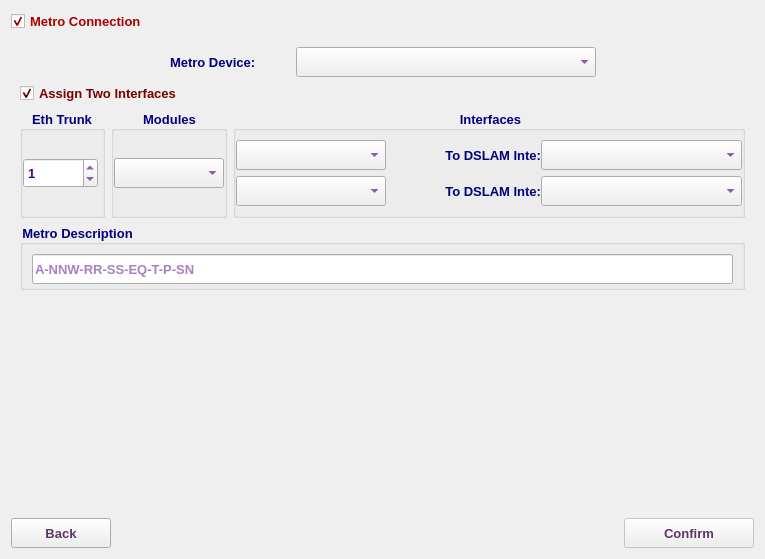
         <widget class="QWidget" name="scrollAreaWidgetContents_3">
          <property name="geometry">
           <rect>
            <x>0</x>
            <y>0</y>
            <width>765</width>
            <height>559</height>
           </rect>
          </property>
          <layout class="QVBoxLayout" name="verticalLayout_18">
           <item>
            <widget class="QCheckBox" name="metroConnCB">
             <property name="font">
              <font>
               <family>Tahoma</family>
               <pointsize>10</pointsize>
               <weight>75</weight>
               <bold>true</bold>
              </font>
             </property>
             <property name="styleSheet">
              <string notr="true">color: rgb(170, 0, 0);</string>
             </property>
             <property name="text">
              <string>Metro Connection </string>
             </property>
             <property name="checked">
              <bool>true</bool>
             </property>
            </widget>
           </item>
           <item>
            <widget class="QFrame" name="metroGB">
             <property name="minimumSize">
              <size>
               <width>0</width>
               <height>0</height>
              </size>
             </property>
             <property name="maximumSize">
              <size>
               <width>16777215</width>
               <height>380</height>
              </size>
             </property>
             <property name="font">
              <font>
               <family>Tahoma</family>
               <pointsize>10</pointsize>
               <weight>75</weight>
               <bold>true</bold>
              </font>
             </property>
             <property name="lineWidth">
              <number>0</number>
             </property>
             <layout class="QVBoxLayout" name="verticalLayout_9">
              <item>
               <layout class="QHBoxLayout" name="horizontalLayout_24">
                <item>
                 <spacer name="horizontalSpacer_25">
                  <property name="font">
                   <font>
                    <family>Tahoma</family>
                    <pointsize>10</pointsize>
                   </font>
                  </property>
                  <property name="orientation">
                   <enum>Qt::Horizontal</enum>
                  </property>
                  <property name="sizeHint" stdset="0">
                   <size>
                    <width>40</width>
                    <height>20</height>
                   </size>
                  </property>
                 </spacer>
                </item>
                <item>
                 <widget class="QLabel" name="label">
                  <property name="minimumSize">
                   <size>
                    <width>120</width>
                    <height>30</height>
                   </size>
                  </property>
                  <property name="maximumSize">
                   <size>
                    <width>150</width>
                    <height>30</height>
                   </size>
                  </property>
                  <property name="font">
                   <font>
                    <family>Tahoma</family>
                    <pointsize>10</pointsize>
                    <weight>75</weight>
                    <bold>true</bold>
                   </font>
                  </property>
                  <property name="styleSheet">
                   <string notr="true">color: rgb(0, 0, 127);</string>
                  </property>
                  <property name="text">
                   <string>Metro Device:</string>
                  </property>
                 </widget>
                </item>
                <item>
                 <widget class="QComboBox" name="cxCB">
                  <property name="minimumSize">
                   <size>
                    <width>300</width>
                    <height>30</height>
                   </size>
                  </property>
                  <property name="maximumSize">
                   <size>
                    <width>300</width>
                    <height>30</height>
                   </size>
                  </property>
                  <property name="font">
                   <font>
                    <family>Tahoma</family>
                    <pointsize>10</pointsize>
                    <weight>75</weight>
                    <bold>true</bold>
                   </font>
                  </property>
                  <property name="styleSheet">
                   <string notr="true">color: rgb(85, 0, 127);</string>
                  </property>
                 </widget>
                </item>
                <item>
                 <spacer name="horizontalSpacer_26">
                  <property name="font">
                   <font>
                    <family>Tahoma</family>
                    <pointsize>10</pointsize>
                   </font>
                  </property>
                  <property name="orientation">
                   <enum>Qt::Horizontal</enum>
                  </property>
                  <property name="sizeHint" stdset="0">
                   <size>
                    <width>40</width>
                    <height>20</height>
                   </size>
                  </property>
                 </spacer>
                </item>
               </layout>
              </item>
              <item>
               <widget class="QCheckBox" name="cxdIntCB">
                <property name="font">
                 <font>
                  <family>Tahoma</family>
                  <pointsize>10</pointsize>
                  <weight>75</weight>
                  <bold>true</bold>
                 </font>
                </property>
                <property name="styleSheet">
                 <string notr="true">color: rgb(120, 0, 0);</string>
                </property>
                <property name="text">
                 <string>Assign Two Interfaces</string>
                </property>
                <property name="checked">
                 <bool>true</bool>
                </property>
               </widget>
              </item>
              <item>
               <layout class="QHBoxLayout" name="horizontalLayout_25">
                <item>
                 <widget class="QGroupBox" name="groupBox_10">
                  <property name="maximumSize">
                   <size>
                    <width>85</width>
                    <height>16777215</height>
                   </size>
                  </property>
                  <property name="font">
                   <font>
                    <family>Tahoma</family>
                    <pointsize>10</pointsize>
                    <weight>75</weight>
                    <bold>true</bold>
                   </font>
                  </property>
                  <property name="styleSheet">
                   <string notr="true">color: rgb(0, 0, 127);</string>
                  </property>
                  <property name="title">
                   <string>Eth Trunk</string>
                  </property>
                  <property name="alignment">
                   <set>Qt::AlignCenter</set>
                  </property>
                  <layout class="QVBoxLayout" name="verticalLayout_8">
                   <property name="spacing">
                    <number>0</number>
                   </property>
                   <property name="leftMargin">
                    <number>0</number>
                   </property>
                   <property name="topMargin">
                    <number>0</number>
                   </property>
                   <property name="rightMargin">
                    <number>0</number>
                   </property>
                   <property name="bottomMargin">
                    <number>0</number>
                   </property>
                   <item>
                    <widget class="QSpinBox" name="cxEthSB">
                     <property name="minimumSize">
                      <size>
                       <width>75</width>
                       <height>30</height>
                      </size>
                     </property>
                     <property name="maximumSize">
                      <size>
                       <width>75</width>
                       <height>30</height>
                      </size>
                     </property>
                     <property name="font">
                      <font>
                       <family>Tahoma</family>
                       <pointsize>10</pointsize>
                       <weight>75</weight>
                       <bold>true</bold>
                      </font>
                     </property>
                     <property name="styleSheet">
                      <string notr="true">color: rgb(85, 0, 127);</string>
                     </property>
                     <property name="maximum">
                      <number>1000</number>
                     </property>
                     <property name="value">
                      <number>1</number>
                     </property>
                    </widget>
                   </item>
                  </layout>
                 </widget>
                </item>
                <item>
                 <widget class="QGroupBox" name="groupBox_14">
                  <property name="maximumSize">
                   <size>
                    <width>200</width>
                    <height>16777215</height>
                   </size>
                  </property>
                  <property name="font">
                   <font>
                    <family>Tahoma</family>
                    <pointsize>10</pointsize>
                    <weight>75</weight>
                    <bold>true</bold>
                   </font>
                  </property>
                  <property name="styleSheet">
                   <string notr="true">color: rgb(0, 0, 127);</string>
                  </property>
                  <property name="title">
                   <string>Modules</string>
                  </property>
                  <property name="alignment">
                   <set>Qt::AlignCenter</set>
                  </property>
                  <layout class="QVBoxLayout" name="verticalLayout_15">
                   <property name="spacing">
                    <number>0</number>
                   </property>
                   <property name="leftMargin">
                    <number>0</number>
                   </property>
                   <property name="topMargin">
                    <number>0</number>
                   </property>
                   <property name="rightMargin">
                    <number>0</number>
                   </property>
                   <property name="bottomMargin">
                    <number>0</number>
                   </property>
                   <item>
                    <widget class="QComboBox" name="cxmCB">
                     <property name="minimumSize">
                      <size>
                       <width>110</width>
                       <height>30</height>
                      </size>
                     </property>
                     <property name="maximumSize">
                      <size>
                       <width>110</width>
                       <height>30</height>
                      </size>
                     </property>
                     <property name="font">
                      <font>
                       <family>Tahoma</family>
                       <pointsize>10</pointsize>
                       <weight>75</weight>
                       <bold>true</bold>
                      </font>
                     </property>
                     <property name="styleSheet">
                      <string notr="true">color: rgb(85, 0, 127);</string>
                     </property>
                    </widget>
                   </item>
                  </layout>
                 </widget>
                </item>
                <item>
                 <widget class="QGroupBox" name="groupBox_11">
                  <property name="sizePolicy">
                   <sizepolicy hsizetype="Expanding" vsizetype="Preferred">
                    <horstretch>0</horstretch>
                    <verstretch>0</verstretch>
                   </sizepolicy>
                  </property>
                  <property name="font">
                   <font>
                    <family>Tahoma</family>
                    <pointsize>10</pointsize>
                    <weight>75</weight>
                    <bold>true</bold>
                   </font>
                  </property>
                  <property name="styleSheet">
                   <string notr="true">color: rgb(0, 0, 127);</string>
                  </property>
                  <property name="title">
                   <string>Interfaces</string>
                  </property>
                  <property name="alignment">
                   <set>Qt::AlignCenter</set>
                  </property>
                  <layout class="QVBoxLayout" name="verticalLayout_12">
                   <property name="leftMargin">
                    <number>0</number>
                   </property>
                   <property name="rightMargin">
                    <number>0</number>
                   </property>
                   <item>
                    <widget class="QFrame" name="cxInt1Frame">
                     <property name="font">
                      <font>
                       <family>Tahoma</family>
                       <pointsize>10</pointsize>
                      </font>
                     </property>
                     <property name="frameShape">
                      <enum>QFrame::NoFrame</enum>
                     </property>
                     <property name="frameShadow">
                      <enum>QFrame::Raised</enum>
                     </property>
                     <layout class="QHBoxLayout" name="horizontalLayout_8">
                      <property name="spacing">
                       <number>0</number>
                      </property>
                      <property name="leftMargin">
                       <number>0</number>
                      </property>
                      <property name="topMargin">
                       <number>0</number>
                      </property>
                      <property name="rightMargin">
                       <number>0</number>
                      </property>
                      <property name="bottomMargin">
                       <number>0</number>
                      </property>
                      <item>
                       <widget class="QComboBox" name="cxInt1CB">
                        <property name="minimumSize">
                         <size>
                          <width>150</width>
                          <height>30</height>
                         </size>
                        </property>
                        <property name="maximumSize">
                         <size>
                          <width>150</width>
                          <height>30</height>
                         </size>
                        </property>
                        <property name="font">
                         <font>
                          <family>Tahoma</family>
                          <pointsize>10</pointsize>
                          <weight>75</weight>
                          <bold>true</bold>
                         </font>
                        </property>
                        <property name="styleSheet">
                         <string notr="true">color: rgb(85, 0, 127);</string>
                        </property>
                       </widget>
                      </item>
                      <item>
                       <widget class="QLabel" name="label_6">
                        <property name="minimumSize">
                         <size>
                          <width>155</width>
                          <height>30</height>
                         </size>
                        </property>
                        <property name="maximumSize">
                         <size>
                          <width>16777215</width>
                          <height>30</height>
                         </size>
                        </property>
                        <property name="font">
                         <font>
                          <family>Tahoma</family>
                          <pointsize>10</pointsize>
                          <weight>75</weight>
                          <bold>true</bold>
                         </font>
                        </property>
                        <property name="text">
                         <string>To DSLAM Inte:</string>
                        </property>
                        <property name="alignment">
                         <set>Qt::AlignRight|Qt::AlignTrailing|Qt::AlignVCenter</set>
                        </property>
                       </widget>
                      </item>
                      <item>
                       <widget class="QComboBox" name="cxi1diCB">
                        <property name="sizePolicy">
                         <sizepolicy hsizetype="Expanding" vsizetype="Fixed">
                          <horstretch>0</horstretch>
                          <verstretch>0</verstretch>
                         </sizepolicy>
                        </property>
                        <property name="minimumSize">
                         <size>
                          <width>150</width>
                          <height>30</height>
                         </size>
                        </property>
                        <property name="maximumSize">
                         <size>
                          <width>250</width>
                          <height>30</height>
                         </size>
                        </property>
                        <property name="font">
                         <font>
                          <family>Tahoma</family>
                          <pointsize>10</pointsize>
                          <weight>75</weight>
                          <bold>true</bold>
                         </font>
                        </property>
                        <property name="styleSheet">
                         <string notr="true">color: rgb(85, 0, 127);</string>
                        </property>
                       </widget>
                      </item>
                     </layout>
                    </widget>
                   </item>
                   <item>
                    <widget class="QFrame" name="cxInt2Frame">
                     <property name="font">
                      <font>
                       <family>Tahoma</family>
                       <pointsize>10</pointsize>
                      </font>
                     </property>
                     <property name="frameShape">
                      <enum>QFrame::NoFrame</enum>
                     </property>
                     <property name="frameShadow">
                      <enum>QFrame::Raised</enum>
                     </property>
                     <layout class="QHBoxLayout" name="horizontalLayout_15">
                      <property name="spacing">
                       <number>0</number>
                      </property>
                      <property name="leftMargin">
                       <number>0</number>
                      </property>
                      <property name="topMargin">
                       <number>0</number>
                      </property>
                      <property name="rightMargin">
                       <number>0</number>
                      </property>
                      <property name="bottomMargin">
                       <number>0</number>
                      </property>
                      <item>
                       <widget class="QComboBox" name="cxInt2CB">
                        <property name="minimumSize">
                         <size>
                          <width>150</width>
                          <height>30</height>
                         </size>
                        </property>
                        <property name="maximumSize">
                         <size>
                          <width>150</width>
                          <height>30</height>
                         </size>
                        </property>
                        <property name="font">
                         <font>
                          <family>Tahoma</family>
                          <pointsize>10</pointsize>
                          <weight>75</weight>
                          <bold>true</bold>
                         </font>
                        </property>
                        <property name="styleSheet">
                         <string notr="true">color: rgb(85, 0, 127);</string>
                        </property>
                       </widget>
                      </item>
                      <item>
                       <widget class="QLabel" name="label_7">
                        <property name="minimumSize">
                         <size>
                          <width>155</width>
                          <height>30</height>
                         </size>
                        </property>
                        <property name="maximumSize">
                         <size>
                          <width>16777215</width>
                          <height>30</height>
                         </size>
                        </property>
                        <property name="font">
                         <font>
                          <family>Tahoma</family>
                          <pointsize>10</pointsize>
                          <weight>75</weight>
                          <bold>true</bold>
                         </font>
                        </property>
                        <property name="text">
                         <string>To DSLAM Inte:</string>
                        </property>
                        <property name="alignment">
                         <set>Qt::AlignRight|Qt::AlignTrailing|Qt::AlignVCenter</set>
                        </property>
                       </widget>
                      </item>
                      <item>
                       <widget class="QComboBox" name="cxi2diCB">
                        <property name="sizePolicy">
                         <sizepolicy hsizetype="Expanding" vsizetype="Fixed">
                          <horstretch>0</horstretch>
                          <verstretch>0</verstretch>
                         </sizepolicy>
                        </property>
                        <property name="minimumSize">
                         <size>
                          <width>150</width>
                          <height>30</height>
                         </size>
                        </property>
                        <property name="maximumSize">
                         <size>
                          <width>250</width>
                          <height>30</height>
                         </size>
                        </property>
                        <property name="font">
                         <font>
                          <family>Tahoma</family>
                          <pointsize>10</pointsize>
                          <weight>75</weight>
                          <bold>true</bold>
                         </font>
                        </property>
                        <property name="styleSheet">
                         <string notr="true">color: rgb(85, 0, 127);</string>
                        </property>
                       </widget>
                      </item>
                     </layout>
                    </widget>
                   </item>
                  </layout>
                 </widget>
                </item>
               </layout>
              </item>
              <item>
               <widget class="QGroupBox" name="groupBox_12">
                <property name="maximumSize">
                 <size>
                  <width>16777215</width>
                  <height>66</height>
                 </size>
                </property>
                <property name="font">
                 <font>
                  <family>Tahoma</family>
                  <pointsize>10</pointsize>
                  <weight>75</weight>
                  <bold>true</bold>
                 </font>
                </property>
                <property name="styleSheet">
                 <string notr="true">color: rgb(0, 0, 127);</string>
                </property>
                <property name="title">
                 <string>Metro Description</string>
                </property>
                <layout class="QHBoxLayout" name="horizontalLayout_11">
                 <item>
                  <widget class="QLineEdit" name="cxDescLE">
                   <property name="minimumSize">
                    <size>
                     <width>0</width>
                     <height>30</height>
                    </size>
                   </property>
                   <property name="maximumSize">
                    <size>
                     <width>16777215</width>
                     <height>30</height>
                    </size>
                   </property>
                   <property name="font">
                    <font>
                     <family>Tahoma</family>
                     <pointsize>10</pointsize>
                     <weight>75</weight>
                     <bold>true</bold>
                    </font>
                   </property>
                   <property name="styleSheet">
                    <string notr="true">color: rgb(85, 0, 127);</string>
                   </property>
                   <property name="readOnly">
                    <bool>true</bool>
                   </property>
                   <property name="placeholderText">
                    <string>A-NNW-RR-SS-EQ-T-P-SN</string>
                   </property>
                  </widget>
                 </item>
                </layout>
               </widget>
              </item>
             </layout>
            </widget>
           </item>
           <item>
            <spacer name="verticalSpacer">
             <property name="orientation">
              <enum>Qt::Vertical</enum>
             </property>
             <property name="sizeHint" stdset="0">
              <size>
               <width>20</width>
               <height>40</height>
              </size>
             </property>
            </spacer>
           </item>
           <item>
            <layout class="QHBoxLayout" name="horizontalLayout_3">
             <item>
              <widget class="QPushButton" name="metroBackBtn">
               <property name="sizePolicy">
                <sizepolicy hsizetype="Preferred" vsizetype="Preferred">
                 <horstretch>0</horstretch>
                 <verstretch>0</verstretch>
                </sizepolicy>
               </property>
               <property name="minimumSize">
                <size>
                 <width>100</width>
                 <height>30</height>
                </size>
               </property>
               <property name="maximumSize">
                <size>
                 <width>150</width>
                 <height>30</height>
                </size>
               </property>
               <property name="font">
                <font>
                 <family>Tahoma</family>
                 <pointsize>10</pointsize>
                 <weight>75</weight>
                 <bold>true</bold>
                </font>
               </property>
               <property name="styleSheet">
                <string notr="true">color: rgb(92, 53, 102);</string>
               </property>
               <property name="text">
                <string>Back</string>
               </property>
               <property name="icon">
                <iconset resource="../../../../../image.qrc">
                 <normaloff>:/Image/back.png</normaloff>:/Image/back.png</iconset>
               </property>
              </widget>
             </item>
             <item>
              <spacer name="horizontalSpacer">
               <property name="font">
                <font>
                 <family>Tahoma</family>
                 <pointsize>10</pointsize>
                </font>
               </property>
               <property name="orientation">
                <enum>Qt::Horizontal</enum>
               </property>
               <property name="sizeHint" stdset="0">
                <size>
                 <width>40</width>
                 <height>20</height>
                </size>
               </property>
              </spacer>
             </item>
             <item>
              <widget class="QPushButton" name="okBtn">
               <property name="enabled">
                <bool>false</bool>
               </property>
               <property name="sizePolicy">
                <sizepolicy hsizetype="Preferred" vsizetype="Preferred">
                 <horstretch>0</horstretch>
                 <verstretch>0</verstretch>
                </sizepolicy>
               </property>
               <property name="minimumSize">
                <size>
                 <width>130</width>
                 <height>30</height>
                </size>
               </property>
               <property name="maximumSize">
                <size>
                 <width>150</width>
                 <height>30</height>
                </size>
               </property>
               <property name="font">
                <font>
                 <family>Tahoma</family>
                 <pointsize>10</pointsize>
                 <weight>75</weight>
                 <bold>true</bold>
                </font>
               </property>
               <property name="styleSheet">
                <string notr="true">color: rgb(92, 53, 102);</string>
               </property>
               <property name="text">
                <string>Confirm</string>
               </property>
               <property name="icon">
                <iconset resource="../../../../../image.qrc">
                 <normaloff>:/Image/plan.png</normaloff>:/Image/plan.png</iconset>
               </property>
               <property name="iconSize">
                <size>
                 <width>20</width>
                 <height>20</height>
                </size>
               </property>
              </widget>
             </item>
            </layout>
           </item>
          </layout>
         </widget>
